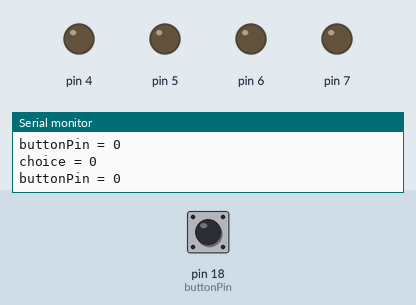
The sketch below on a simulated Arduino Uno, built with avr-gcc and run on an emulated ATmega328P. On the bench: output pins drawn as LEDs (lit = HIGH), the last lines printed to the serial monitor. Inputs (shaded band) come from the test bench; at power-on: pin 18 (buttonPin) LOW. Random numbers use the default seed unless the sketch sets one.

Above: at 1.8 s.
1.9 s: pin 18 (buttonPin) pulled HIGH for 0.6 s
At 2.9 s:
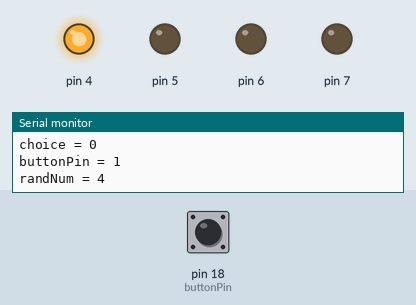
5.5 s: pin 18 (buttonPin) pulled HIGH for 3.2 s
At 10.4 s:
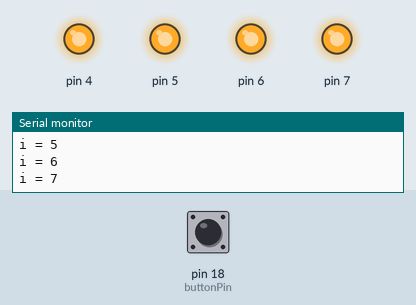
10.5 s: pin 18 (buttonPin) pulled HIGH for 1 s
At 11.4 s:
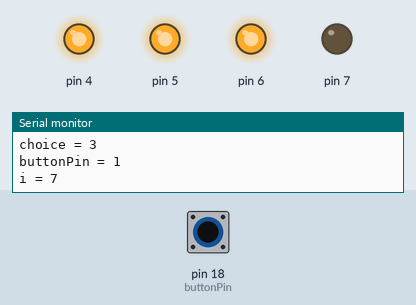
Timing chart, 0 to 14.0 s (numbered marks = the images above; inputs shaded):
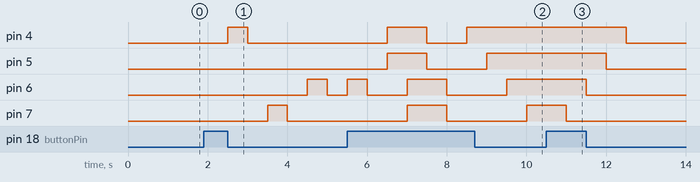

The sketch:

assignment_1.ino
```cpp
/*
Akinola Rukayat
Spring2025 - MTEC2280
Assignment_1
*/

//randomNumber variable, pattern change counter, and pattern 3 & 4 count variable
long randNum;
int choice = 0;

//button pin number
const int buttonPin = 18;

// button variables
int buttonValue = 0;

void setup() {
  // put your setup code here, to run once:
  Serial.begin(9600);

  //ESP pins setup
  pinMode(4, OUTPUT);
  pinMode(5, OUTPUT);
  pinMode(6, OUTPUT);
  pinMode(7, OUTPUT);
  pinMode(buttonPin, INPUT);

  //randomNumber generator setup
  //this setup should ensures a different number generatered each time
  //note: this isn't 100% effective
  randomSeed(analogRead(0));
}

void loop() {
  //button input check & choice counter
  buttonValue = digitalRead(buttonPin);
  Serial.print("choice = ");
  Serial.print(choice);
  Serial.println();
  Serial.print("buttonPin = ");
  Serial.print(buttonValue);
  Serial.println();
  delay(500);


  //cycle through the four pattern with each button press
  if((buttonValue == 1) && (choice < 5)){
    choice += 1;
  }
  //reset counter
  if((buttonValue == 1) && (choice == 5)){
    choice = 0;
  }

  //pattern one (Using a randomNumber generator to choose the pins)
  if(choice == 1){
    randNum = random(4,8); //interval [4,8] = 4,5,6,7
    Serial.print("randNum = ");
    Serial.print(randNum);
    Serial.println();
    digitalWrite(randNum, HIGH);
    delay(500);
    digitalWrite(randNum, LOW);
  }
  //pattern two(LED 4,5 on - LED 6,7 on -  LED 4,5 off - LED 6,7 off)
  else if(choice == 2){
    digitalWrite(4,HIGH);
    digitalWrite(5,HIGH);
    delay(500);
    digitalWrite(6,HIGH);
    digitalWrite(7,HIGH);
    delay(500);
    digitalWrite(4,LOW);
    digitalWrite(5,LOW);
    delay(500);
    digitalWrite(6,LOW);
    digitalWrite(7,LOW);
  }
  //pattern three(turn all the LED on from 4 through 7 using a  for loop)
  else if(choice == 3){
    for(int i = 4; i < 8; i++){
      Serial.print("i = ");
      Serial.print(i);
      Serial.println();
      digitalWrite(i, HIGH);
      delay(500);
    }
  }
  //pattern four(turn all the LED off from 7 through 4 using a  for loop)
  else if(choice == 4){
     for(int i = 7; i > 3; i--){
      Serial.print("i = ");
      Serial.print(i);
      Serial.println();
      digitalWrite(i,LOW);
      delay(500);
    }
  }
  else{
    //note: this is the default state, at choice = 0.
    digitalWrite(4, LOW);
    digitalWrite(5, LOW);
    digitalWrite(6, LOW);
    digitalWrite(7, LOW);
  }


}
```

Measured:
- after the input at 1.9 s, pin 4: LOW → HIGH after 0.60 s, → LOW 0.50 s later; pin 6: LOW → HIGH after 2.6 s, → LOW 0.50 s later; pin 7: LOW → HIGH after 1.6 s, → LOW 0.50 s later
- after the input at 5.5 s, pin 5: LOW → HIGH after 1.0 s, → LOW 1.0 s later, → HIGH 1.5 s later
- after the input at 10.5 s, pin 4: HIGH → LOW after 2.0 s; pin 5: HIGH → LOW after 1.5 s; pin 6: HIGH → LOW after 1.0 s; pin 7: HIGH → LOW after 0.51 s
